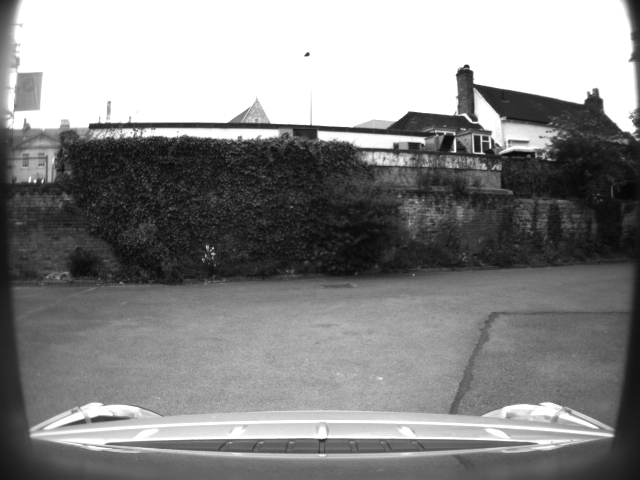
#> input picture seminars/seminar_01/data/oxford_robotcar_sample_1.png, 1280 x 960 px (shown at 1/2 size)
$ jupyter execute --allow-errors demosaicing.ipynb
#> lines starting #> are read from the running program, lines starting #| are printed output that depends on the picture
# Демозаикинг

***

[cell 1]
# if not installed
# !pip install colour-demosaicing==0.2.2

[cell 2]
# нужно, чтобы cv2 открывал exr изображения
import os
os.environ["OPENCV_IO_ENABLE_OPENEXR"]="1"

[cell 3]
from pathlib import Path

import cv2

import colour

from colour_demosaicing import (
    demosaicing_CFA_Bayer_bilinear,
    demosaicing_CFA_Bayer_Malvar2004,
    demosaicing_CFA_Bayer_Menon2007,
    mosaicing_CFA_Bayer)

import matplotlib.pyplot as plt
import numpy as np

[cell 4]
LIGHTHOUSE_IMG_PATH = "data/lighthouse.exr"

if not Path(LIGHTHOUSE_IMG_PATH).exists():
    !git clone https://github.com/alexmelekhin/cv_course_2023.git
    !mv cv_course_2023/seminars/seminar_02/data .

#> (a cell that did not finish here is left out)

#> (a cell that did not finish here is left out)

[cell 7]
plt.figure(figsize=[10, 10])
plt.axis("off")
plt.title("Original RGB image")
#> (the rest of this cell did not finish here and is left out)

#> (a cell that did not finish here is left out)

[cell 9]
plt.figure(figsize=[10, 10])
plt.axis("off")
plt.title("Mosaiced image")
#> (the rest of this cell did not finish here and is left out)

[cell 10]
def separate_chanel_rggb(img):
    new_img = np.zeros((img.shape[0], img.shape[1], 3), dtype=img.dtype)
    new_img[0::2, 0::2, 0] = img[0::2, 0::2]  # R
    new_img[0::2, 1::2, 1] = img[0::2, 1::2]  # G1
    new_img[1::2, 0::2, 1] = img[0::2, 1::2]  # G2
    new_img[1::2, 1::2, 2] = img[0::2, 1::2]  # B
    return new_img

[cell 11]
plt.figure(figsize=[10, 10])
plt.axis("off")
plt.title("Mosaiced image")
#> (the rest of this cell did not finish here and is left out)

[cell 12]
plt.figure(figsize=[10, 10])
plt.axis("off")
plt.title("Zoom-in mosaiced image")
#> (the rest of this cell did not finish here and is left out)

# Bilinear

[cell 13]
plt.figure(figsize=[10, 10])
plt.axis("off")
plt.title("Bilinear interpolation")
#> (the rest of this cell did not finish here and is left out)

# Malvar (2004)

[cell 14]
plt.figure(figsize=[10, 10])
plt.axis("off")
plt.title("Malvar (2004)")
#> (the rest of this cell did not finish here and is left out)

# Menon (2007)

[cell 15]
plt.figure(figsize=[10, 10])
plt.axis("off")
plt.title("Menon (2007)")
#> (the rest of this cell did not finish here and is left out)

# Домашнее задание

Вы часто будете сталкиваться с изображениями в RAW-формате при работе с индустриальными камерами и датасетами в области робототехники и беспилотного транспорта.

Например, датасет Oxford RobotCar содержит изображения в формате Bayer GBRG 8-bit (для камеры stereo).

[cell 16]
OXFORD_SAMPLE_1_PATH = "data/oxford_robotcar_sample_1.png"
OXFORD_SAMPLE_2_PATH = "data/oxford_robotcar_sample_2.png"

if not Path(OXFORD_SAMPLE_1_PATH).exists():
    !git clone https://github.com/alexmelekhin/cv_course_2023.git
    !mv cv_course_2023/seminars/seminar_02/data .

[cell 17]
oxford_img_1 = cv2.imread(OXFORD_SAMPLE_1_PATH, cv2.IMREAD_UNCHANGED)
#> oxford_img_1 is the input picture: shape (960, 1280); min 4, max 255, mean 135.4
oxford_img_2 = cv2.imread(OXFORD_SAMPLE_2_PATH, cv2.IMREAD_UNCHANGED)
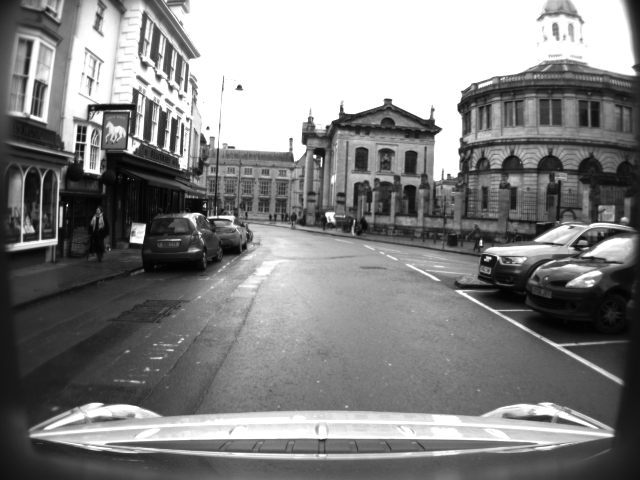
#> input picture seminars/seminar_01/data/oxford_robotcar_sample_2.png, 1280 x 960 px (shown at 1/2 size)
#> oxford_img_2 is the input picture: shape (960, 1280); min 1, max 255, mean 130.9

oxford_img_1.shape, oxford_img_1.dtype

[cell 18]
plt.figure(figsize=[15, 10])
plt.subplot(1, 2, 1)
plt.axis("off")
plt.title("Oxford mosaiced image 1")
plt.imshow(oxford_img_1, cmap="gray")
plt.subplot(1, 2, 2)
plt.axis("off")
plt.title("Oxford mosaiced image 2")
plt.imshow(oxford_img_2, cmap="gray")
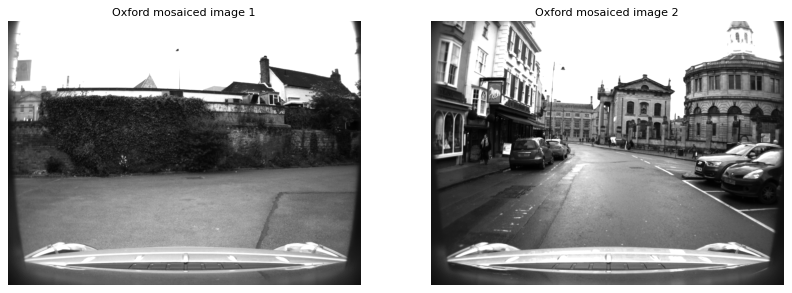
#> figure drawn by matplotlib, 2 panels
